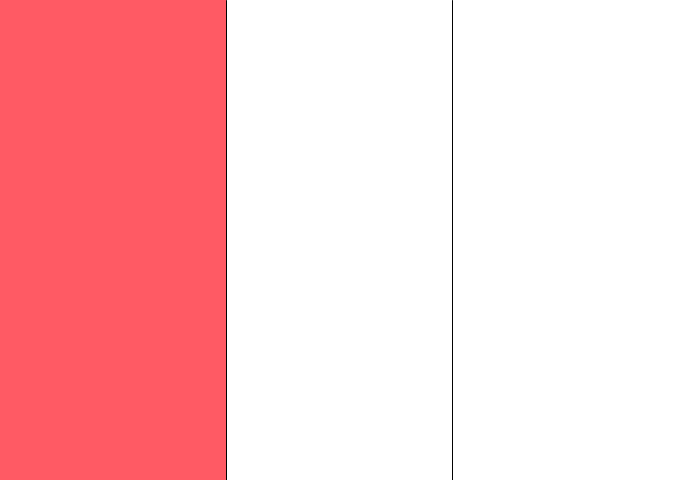
Frame 1 (no input)
Frame 60 (the mouse pressed at the canvas centre just before this capture): identical to frame 1, image omitted
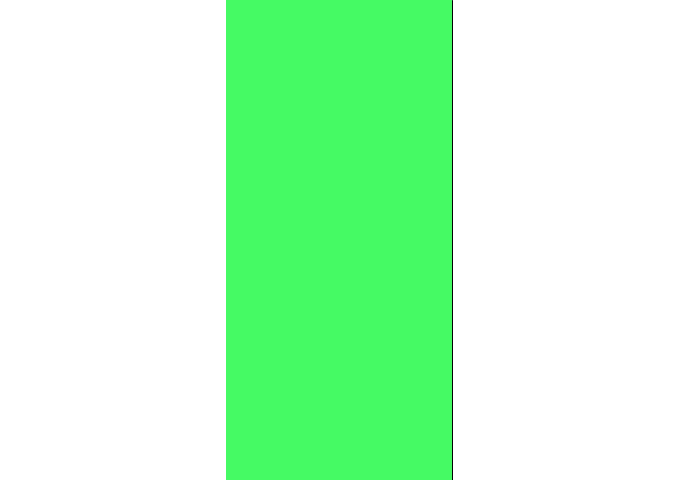
Frame 120 (the mouse held since frame 60 and released just before this capture)

The Processing sketch that drew these frames (run headless with seeded random() and noise(); from frame 60 on, the mouse is pressed at the canvas centre):

// Processing sketch: processing_186267
// ── processing_186267.pde

float r,g,b,rd;
void setup(){
  size(680,480);
  frameRate(30);
}

void draw(){
  background(255);
  strokeWeight(1);
  stroke(2);
  line(width/3,0,width/3,height);
line(width/3*2,0,width/3*2,height);
noStroke();
if(mouseX<width/3){
  fill(255,90,100);
  rect(0,0,width/3,height);
}else if (mouseX<width/3*2){
  fill (69,250,100);
  rect(width/3,0,width/3,height);}
  else{fill (80,40,100);
  rect(width/3*2,0,width/3*2,height);}

}
